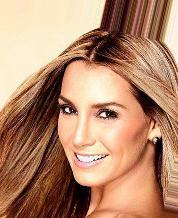
#> input picture dataset/celeba/000001.jpg, 178 x 218 px
$ python lr_preprocessing.py --img-dir ../dataset/celeba --lr-imgs-dir ../dataset/celeba
#> lines starting #> are read from the running program, lines starting #| are printed output that depends on the picture


import argparse
import os
from PIL import Image
import numpy as np


def lr_preprocessing(images_dir, output_dir, size):
#> called with images_dir = '../dataset/celeba', output_dir = '../dataset/celeba', size = (128, 128)
    images_paths = os.listdir(images_dir)
    for name in images_paths:
        image = Image.open(os.path.join(images_dir, name))
#> image is the input picture: PIL image 178x218 RGB; mean R, G, B 181, 137.1, 109.7
        lr_image = image.resize(size=size)
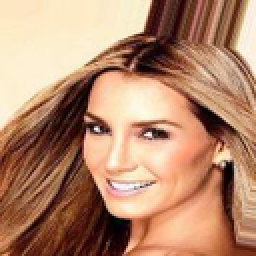
#> lr_image: PIL image 128x128 RGB (shown 2 times larger); mean R, G, B 181, 137.1, 109.8
        lr_image.save(os.path.join(output_dir, name))
#> pass 2 of the loop in lr_preprocessing, `for name in images_paths:`:
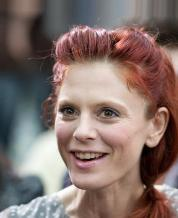
#> input picture dataset/celeba/000002.jpg, 178 x 218 px
#> in lr_preprocessing, image is the input picture: PIL image 178x218 RGB; mean R, G, B 131.6, 112.9, 107.5
#> in lr_preprocessing, `lr_image = image.resize(size=size)`:
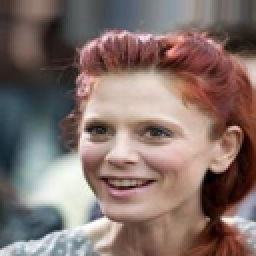
#> lr_image: PIL image 128x128 RGB (shown 2 times larger); mean R, G, B 131.6, 112.9, 107.5


if __name__ == '__main__':
    parser = argparse.ArgumentParser()
    parser.add_argument('--img-dir', type=str, required=True)
    parser.add_argument('--lr-imgs-dir', type=str, required=True)
    parser.add_argument('--lr-img-size', type=int, nargs=2, default=(128, 128))
    args = parser.parse_args()

    os.makedirs(args.lr_imgs_dir)

    lr_preprocessing(args.img_dir, args.lr_imgs_dir, args.lr_img_size)
